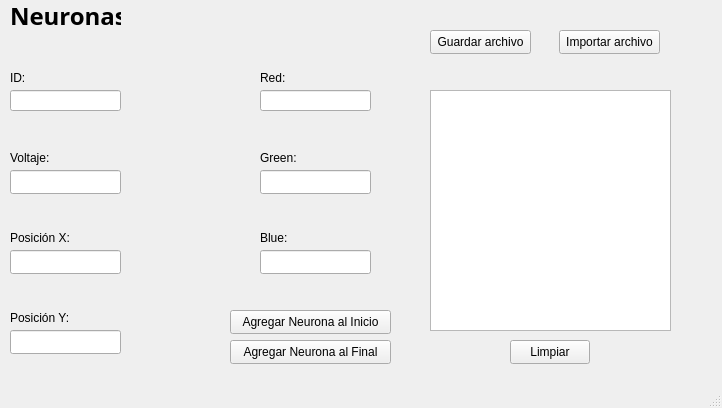
<?xml version="1.0" encoding="UTF-8"?>
<ui version="4.0">
 <class>Menu</class>
 <widget class="QMainWindow" name="Menu">
  <property name="geometry">
   <rect>
    <x>0</x>
    <y>0</y>
    <width>722</width>
    <height>408</height>
   </rect>
  </property>
  <property name="windowTitle">
   <string>Menu</string>
  </property>
  <widget class="QWidget" name="centralwidget">
   <widget class="QLineEdit" name="lineID">
    <property name="geometry">
     <rect>
      <x>10</x>
      <y>90</y>
      <width>111</width>
      <height>21</height>
     </rect>
    </property>
   </widget>
   <widget class="QLineEdit" name="lineVoltaje">
    <property name="geometry">
     <rect>
      <x>10</x>
      <y>170</y>
      <width>111</width>
      <height>24</height>
     </rect>
    </property>
   </widget>
   <widget class="QLineEdit" name="lineX">
    <property name="geometry">
     <rect>
      <x>10</x>
      <y>250</y>
      <width>111</width>
      <height>24</height>
     </rect>
    </property>
   </widget>
   <widget class="QLabel" name="label">
    <property name="geometry">
     <rect>
      <x>10</x>
      <y>0</y>
      <width>111</width>
      <height>31</height>
     </rect>
    </property>
    <property name="font">
     <font>
      <family>Segoe UI Variable Display Semib</family>
      <pointsize>18</pointsize>
      <bold>true</bold>
     </font>
    </property>
    <property name="text">
     <string>Neuronas</string>
    </property>
   </widget>
   <widget class="QLabel" name="label_2">
    <property name="geometry">
     <rect>
      <x>10</x>
      <y>70</y>
      <width>49</width>
      <height>16</height>
     </rect>
    </property>
    <property name="text">
     <string>ID:</string>
    </property>
   </widget>
   <widget class="QLabel" name="label_3">
    <property name="geometry">
     <rect>
      <x>10</x>
      <y>150</y>
      <width>49</width>
      <height>16</height>
     </rect>
    </property>
    <property name="text">
     <string>Voltaje:</string>
    </property>
   </widget>
   <widget class="QLabel" name="label_4">
    <property name="geometry">
     <rect>
      <x>10</x>
      <y>230</y>
      <width>71</width>
      <height>16</height>
     </rect>
    </property>
    <property name="text">
     <string>Posición X:</string>
    </property>
   </widget>
   <widget class="QLineEdit" name="lineY">
    <property name="geometry">
     <rect>
      <x>10</x>
      <y>330</y>
      <width>111</width>
      <height>24</height>
     </rect>
    </property>
   </widget>
   <widget class="QLabel" name="label_5">
    <property name="geometry">
     <rect>
      <x>10</x>
      <y>310</y>
      <width>61</width>
      <height>16</height>
     </rect>
    </property>
    <property name="text">
     <string>Posición Y:</string>
    </property>
   </widget>
   <widget class="QLineEdit" name="lineBlue">
    <property name="geometry">
     <rect>
      <x>260</x>
      <y>250</y>
      <width>111</width>
      <height>24</height>
     </rect>
    </property>
   </widget>
   <widget class="QLabel" name="label_6">
    <property name="geometry">
     <rect>
      <x>260</x>
      <y>70</y>
      <width>49</width>
      <height>16</height>
     </rect>
    </property>
    <property name="text">
     <string>Red:</string>
    </property>
   </widget>
   <widget class="QLineEdit" name="lineRed">
    <property name="geometry">
     <rect>
      <x>260</x>
      <y>90</y>
      <width>111</width>
      <height>21</height>
     </rect>
    </property>
   </widget>
   <widget class="QLabel" name="label_7">
    <property name="geometry">
     <rect>
      <x>260</x>
      <y>150</y>
      <width>49</width>
      <height>16</height>
     </rect>
    </property>
    <property name="text">
     <string>Green:</string>
    </property>
   </widget>
   <widget class="QLineEdit" name="lineGreen">
    <property name="geometry">
     <rect>
      <x>260</x>
      <y>170</y>
      <width>111</width>
      <height>24</height>
     </rect>
    </property>
   </widget>
   <widget class="QLabel" name="label_8">
    <property name="geometry">
     <rect>
      <x>260</x>
      <y>230</y>
      <width>71</width>
      <height>16</height>
     </rect>
    </property>
    <property name="text">
     <string>Blue:</string>
    </property>
   </widget>
   <widget class="QPushButton" name="buttonAgregar">
    <property name="geometry">
     <rect>
      <x>230</x>
      <y>310</y>
      <width>161</width>
      <height>24</height>
     </rect>
    </property>
    <property name="text">
     <string>Agregar Neurona al Inicio</string>
    </property>
   </widget>
   <widget class="QLabel" name="labelVerificar">
    <property name="geometry">
     <rect>
      <x>180</x>
      <y>20</y>
      <width>241</width>
      <height>16</height>
     </rect>
    </property>
    <property name="text">
     <string/>
    </property>
   </widget>
   <widget class="QTextEdit" name="textNeuronas">
    <property name="geometry">
     <rect>
      <x>430</x>
      <y>90</y>
      <width>241</width>
      <height>241</height>
     </rect>
    </property>
   </widget>
   <widget class="QPushButton" name="buttonAgregarFinal">
    <property name="geometry">
     <rect>
      <x>230</x>
      <y>340</y>
      <width>161</width>
      <height>24</height>
     </rect>
    </property>
    <property name="text">
     <string>Agregar Neurona al Final</string>
    </property>
   </widget>
   <widget class="QPushButton" name="buttonSave">
    <property name="geometry">
     <rect>
      <x>430</x>
      <y>30</y>
      <width>101</width>
      <height>24</height>
     </rect>
    </property>
    <property name="text">
     <string>Guardar archivo</string>
    </property>
   </widget>
   <widget class="QPushButton" name="buttonRead">
    <property name="geometry">
     <rect>
      <x>559</x>
      <y>30</y>
      <width>101</width>
      <height>24</height>
     </rect>
    </property>
    <property name="text">
     <string>Importar archivo</string>
    </property>
   </widget>
   <widget class="QPushButton" name="buttonClean">
    <property name="geometry">
     <rect>
      <x>510</x>
      <y>340</y>
      <width>80</width>
      <height>24</height>
     </rect>
    </property>
    <property name="text">
     <string>Limpiar</string>
    </property>
   </widget>
  </widget>
  <widget class="QMenuBar" name="menubar">
   <property name="geometry">
    <rect>
     <x>0</x>
     <y>0</y>
     <width>722</width>
     <height>21</height>
    </rect>
   </property>
  </widget>
  <widget class="QStatusBar" name="statusbar"/>
 </widget>
 <resources/>
 <connections/>
</ui>
